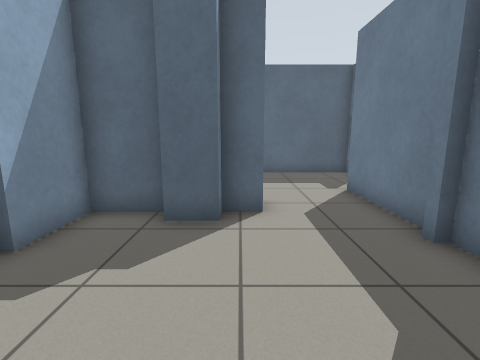
view 1 (above)

20 first-person views from a walk through a Gazebo world. The camera is 0.94 m above the floor, tilts 10° down and sees 85° across. The floor is counted in squares, 0.5 m on a side. Each view is taken from the middle of a square. On the plan, view 1 faces up. The plan holds only what a view shows up to about 15 squares ahead; the rest is blank. The place goes on beyond the plan.

view 2
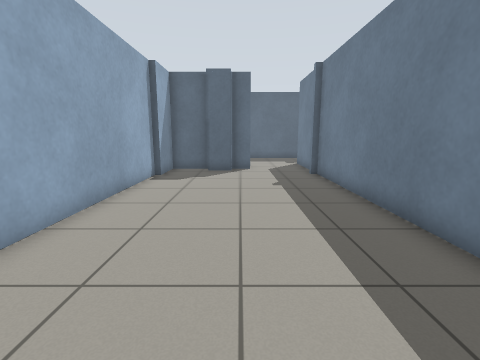

view 3
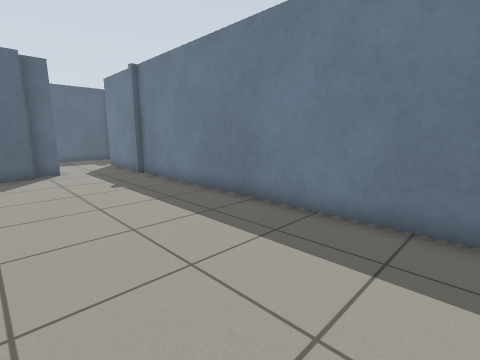

view 4
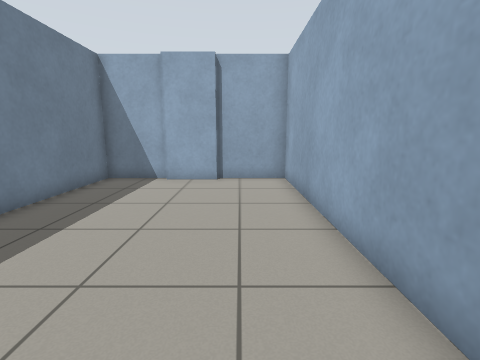

view 5
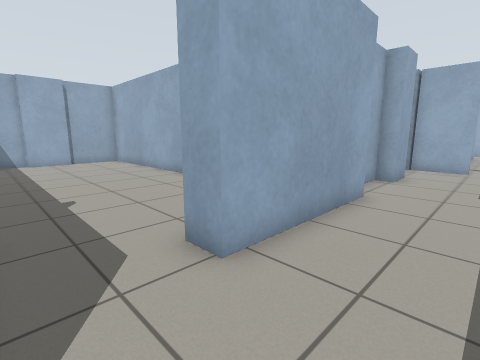

view 6
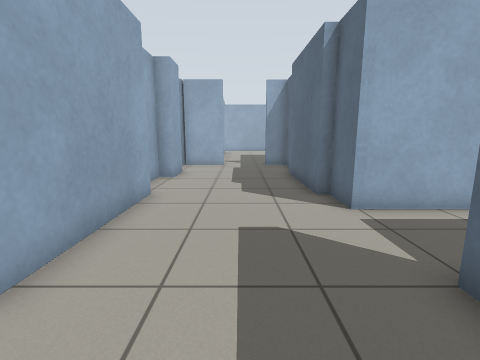

view 7
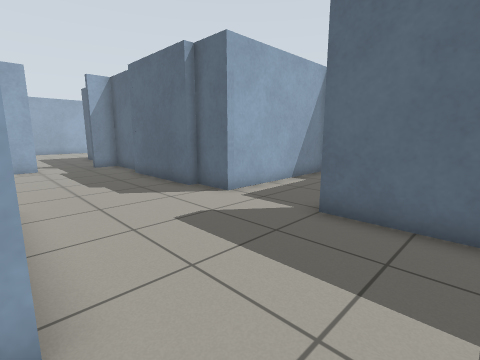

view 8
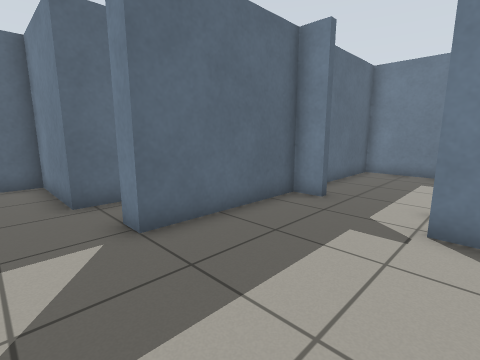

view 9
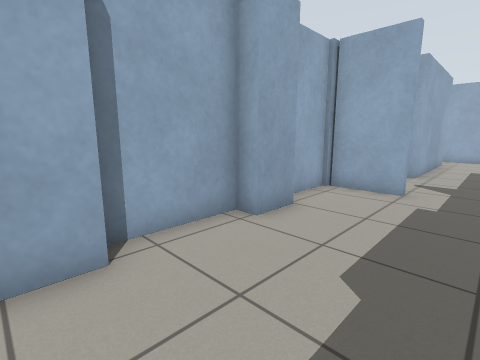

view 10
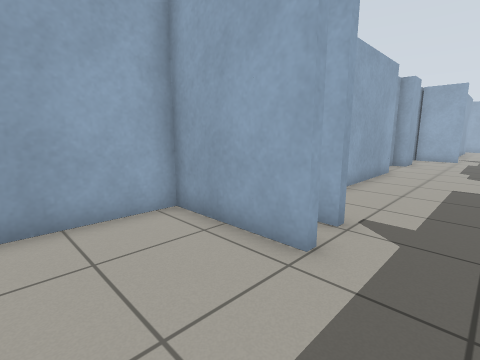

view 11
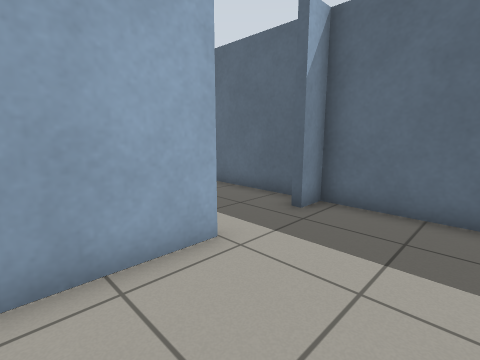

view 12
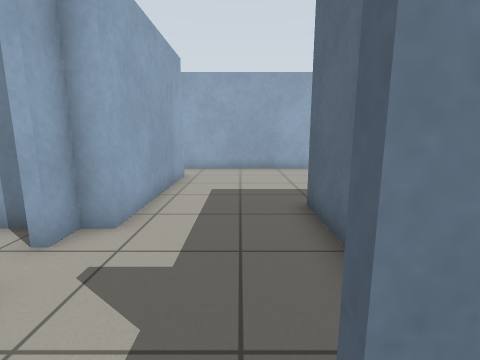

view 13
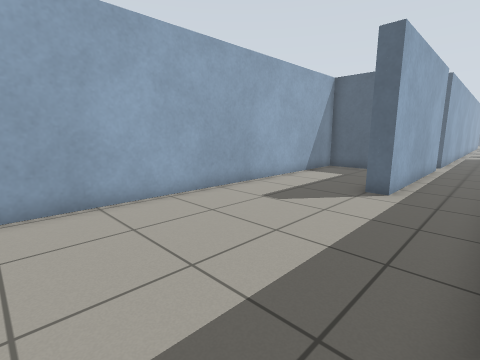

view 14
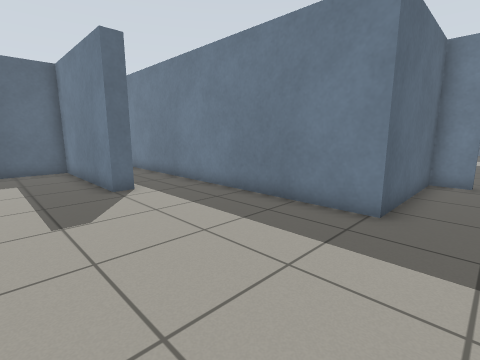

view 15
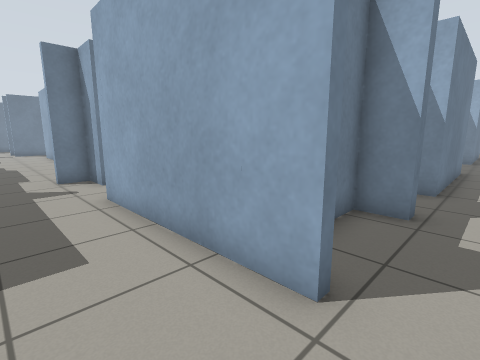

view 16
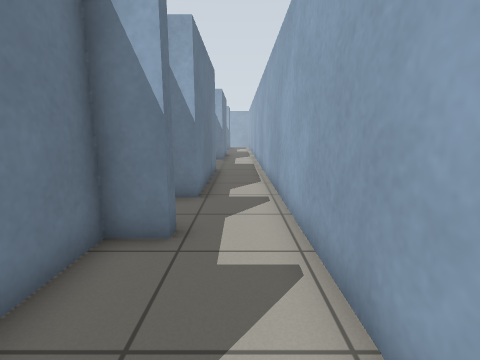

view 17
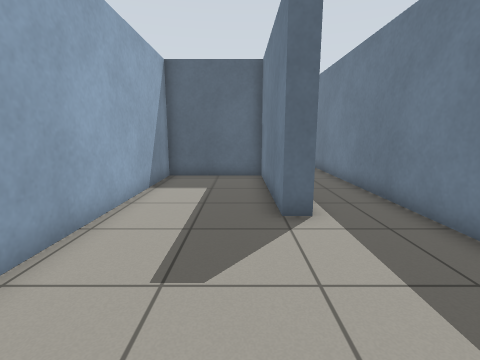

view 18
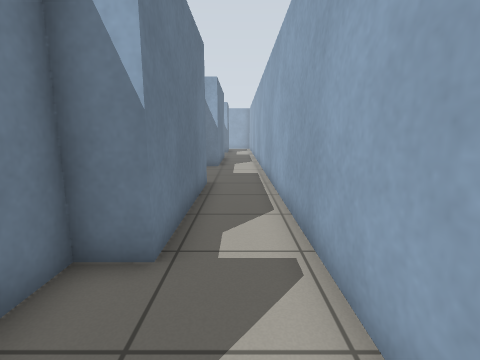

view 19
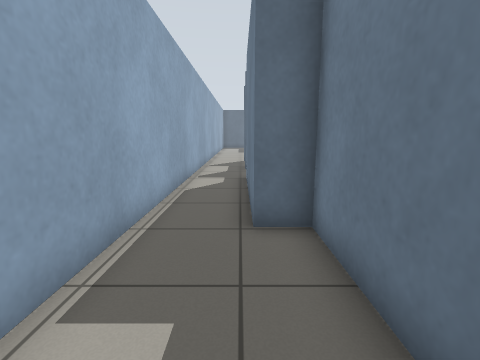

view 20
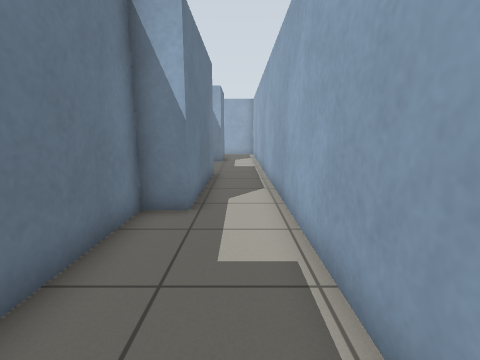

### Floor plan
Ten units are one square. View 1 is at (0, 0); x grows to the right and y downward. Boxes are objects, and circles mark ways between rooms. Rooms are numbered by the first view taken in them; rooms with no view inside come last. Other rooms are left out.
<svg viewBox="-267 -300 367 415">
<path fill="none" stroke="#000" d="M-39 -40 -39 90 37 90 37 -43 32 -43M-4 -55 -18 -55M37 -50 37 -74M-16 -62 -36 -62 -36 -39M6 -72 6 -62 -4 -62M54 -90 54 -51 90 -51M37 -74 37 -89M95 -127 54 -127 54 -116 52 -116 52 -127 15 -127M-52 -72 6 -72M-105 -127 -130 -127 -130 -115M-100 -72 -84 -72 -84 -64 -52 -64M-5 -154 -5 -193 -16 -193M15 -127 0 -127 0 -136M-130 -91 -130 -64 -110 -64M-34 -192 -34 -127 -51 -127 -51 -124 -97 -124M-237 -85 -170 -85M-170 -78 -161 -78M-133 -115 -133 -127 -187 -127 -187 -288M-147 -78 -133 -78 -133 -90M-237 -39 -237 -45 -225 -45 -225 -66M-213 -278 -213 -198 -220 -198 -220 -258 -262 -258 -262 -14M-237 -14 -225 -14 -225 -26M-213 -295 -213 -289M-237 103 -225 103 -225 49 -237 49 -237 -14M-262 -14 -262 105"/>
<circle cx="25" cy="-65" r="3" fill="#2a7"/>
<circle cx="5" cy="-100" r="3" fill="#2a7"/>
<circle cx="-127" cy="-100" r="3" fill="#2a7"/>
<circle cx="-250" cy="-10" r="3" fill="#2a7"/>
<text x="0" y="10">1</text>
<text x="60" y="-90">2</text>
<text x="-50" y="-110">3</text>
<text x="-210" y="-150">4</text>
<text x="-250" y="60">5</text>
</svg>
Room 1 opens to room 2. Room 2 opens to room 3. Room 3 opens to room 4. Room 4 opens to room 5.

Where each view was taken, in squares from view 1:
view 1: 0 up, 0 right, facing up
view 2: 8 down, 0 right, facing up
view 3: 8 down, 2 left, facing up-right
view 4: 2 up, 2 left, facing down
view 5: 10 up, 3 right, facing down-left
view 6: 10 up, 3 right, facing left
view 7: 7 up, 3 right, facing up-left
view 8: 8 up, 2 left, facing up-right
view 9: 11 up, 4 left, facing down-left
view 10: 11 up, 9 right, facing down-left
view 11: 6 up, 9 right, facing up-left
view 12: 11 up, 12 left, facing left
view 13: 11 up, 19 left, facing up-left
view 14: 11 up, 25 left, facing up-right
view 15: 11 up, 25 left, facing down-right
view 16: 9 up, 25 left, facing down
view 17: 14 up, 23 left, facing up
view 18: 5 up, 25 left, facing down
view 19: 10 down, 24 left, facing up
view 20: 4 down, 25 left, facing down
